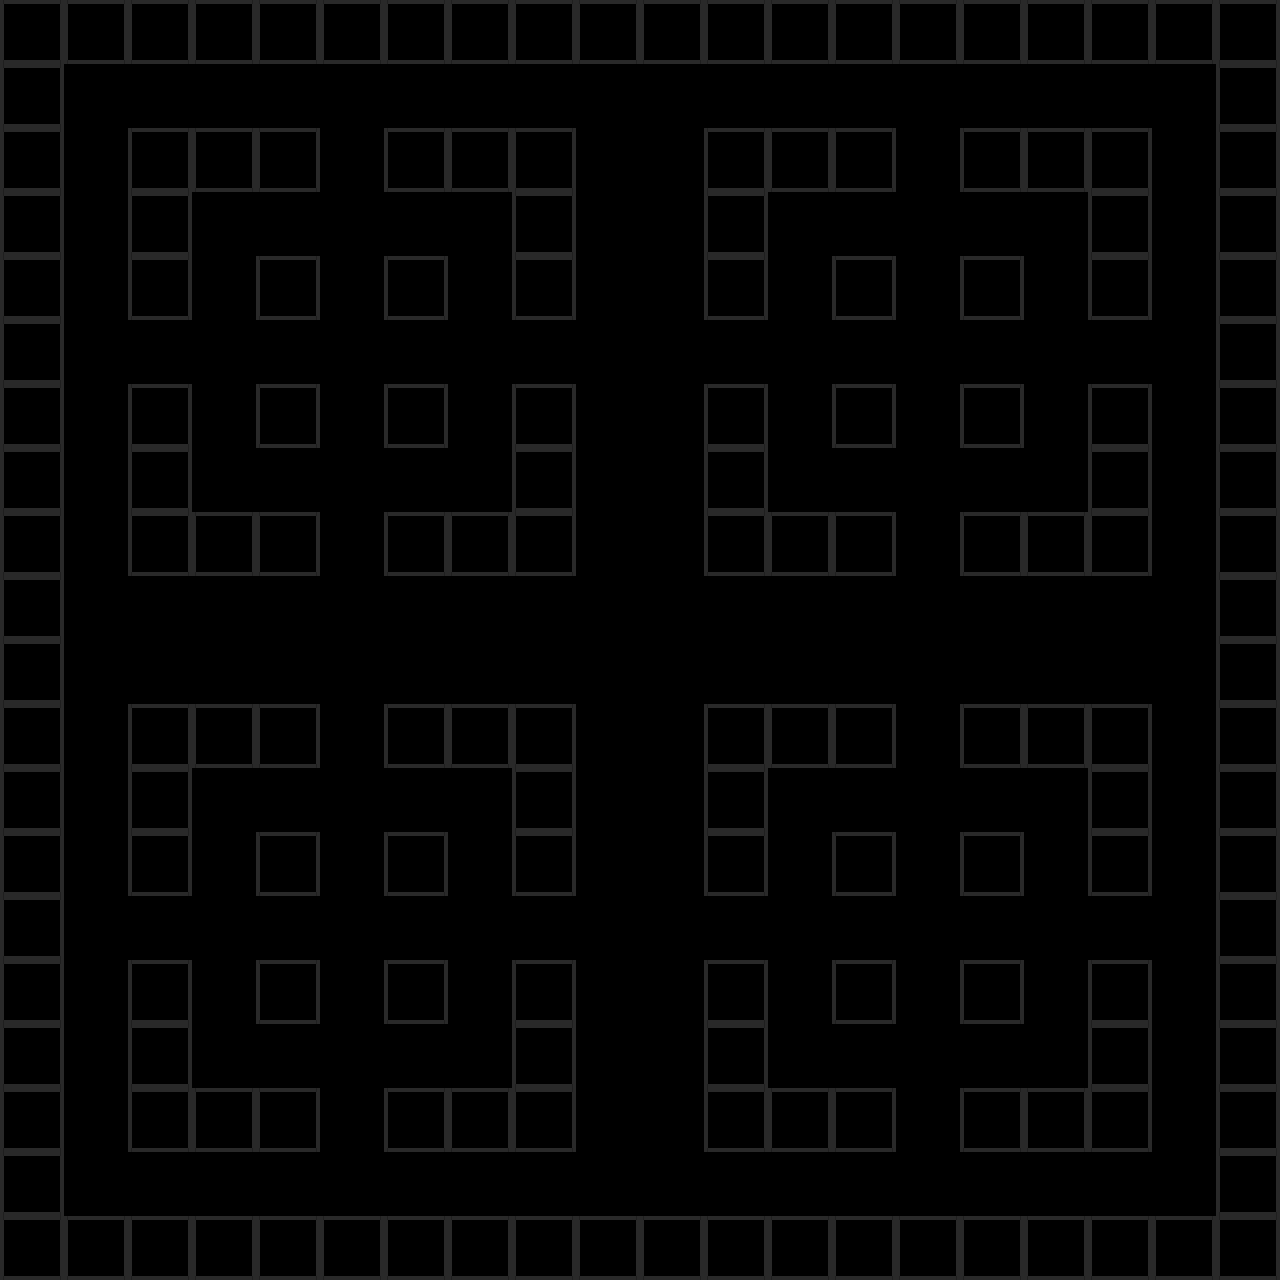

This is a level from a 2D game, rendered from its Tiled map with the project's own tilesets. A one-line summary and the map file follow, with tile-layer data summarised:
An orthogonal 20x20 tile map with 64x64 px tiles, 1 tile layer (Kachelebene 1) and 77 objects.

<map version="1.0" orientation="orthogonal" renderorder="right-down" width="20" height="20" tilewidth="64" tileheight="64" nextobjectid="97">
 <tileset firstgid="1" source="TankTrouble.tsx" />
 <layer name="Kachelebene 1" width="20" height="20">
  <data>[400 cells, 172 non-empty, 1 distinct tile ids]</data>
 </layer>
 <objectgroup name="Collision" visible="0">
  <object id="3" x="1216" y="0" width="64" height="1280" />
  <object id="4" x="0" y="1216" width="1216" height="64" />
  <object id="6" x="0" y="0" width="64" height="1216" />
  <object id="7" x="64" y="0" width="1152" height="64" />
  <object id="16" x="128" y="128" width="192" height="64" />
  <object id="17" x="128" y="192" width="64" height="128" />
  <object id="18" x="256" y="256" width="64" height="64" />
  <object id="19" x="384" y="256" width="64" height="64" />
  <object id="20" x="384" y="128" width="192" height="64" />
  <object id="21" x="512" y="192" width="64" height="128" />
  <object id="22" x="512" y="384" width="64" height="192" />
  <object id="23" x="384" y="512" width="128" height="64" />
  <object id="24" x="384" y="384" width="64" height="64" />
  <object id="25" x="256" y="384" width="64" height="64" />
  <object id="26" x="128" y="384" width="64" height="192" />
  <object id="27" x="192" y="512" width="128" height="64" />
  <object id="28" x="128" y="704" width="192" height="64" />
  <object id="29" x="384" y="704" width="192" height="64" />
  <object id="30" x="512" y="768" width="64" height="128" />
  <object id="31" x="512" y="960" width="64" height="192" />
  <object id="32" x="384" y="1088" width="128" height="64" />
  <object id="33" x="128" y="1088" width="192" height="64" />
  <object id="34" x="128" y="960" width="64" height="128" />
  <object id="35" x="128" y="768" width="64" height="128" />
  <object id="36" x="256" y="832" width="64" height="64" />
  <object id="37" x="384" y="832" width="64" height="64" />
  <object id="39" x="384" y="960" width="64" height="64" />
  <object id="40" x="256" y="960" width="64" height="64" />
  <object id="41" x="704" y="704" width="192" height="64" />
  <object id="42" x="704" y="768" width="64" height="128" />
  <object id="43" x="960" y="704" width="192" height="64" />
  <object id="44" x="1088" y="768" width="64" height="128" />
  <object id="45" x="1088" y="960" width="64" height="192" />
  <object id="46" x="960" y="1088" width="128" height="64" />
  <object id="47" x="704" y="1088" width="192" height="64" />
  <object id="48" x="704" y="960" width="64" height="128" />
  <object id="49" x="832" y="960" width="64" height="64" />
  <object id="50" x="832" y="832" width="64" height="64" />
  <object id="51" x="960" y="832" width="64" height="64" />
  <object id="52" x="960" y="960" width="64" height="64" />
  <object id="53" x="704" y="128" width="64" height="192" />
  <object id="54" x="704" y="384" width="64" height="192" />
  <object id="57" x="1088" y="384" width="64" height="192" />
  <object id="58" x="1088" y="128" width="64" height="192" />
  <object id="59" x="960" y="128" width="128" height="64" />
  <object id="60" x="768" y="128" width="128" height="64" />
  <object id="61" x="832" y="256" width="64" height="64" />
  <object id="62" x="832" y="384" width="64" height="64" />
  <object id="63" x="960" y="384" width="64" height="64" />
  <object id="64" x="960" y="256" width="64" height="64" />
  <object id="65" x="768" y="512" width="128" height="64" />
  <object id="66" x="960" y="512" width="128" height="64" />
 </objectgroup>
 <objectgroup name="TankSpawnPoints" visible="0">
  <object id="67" x="64" y="64" width="64" height="64" />
  <object id="68" x="320" y="320" width="64" height="64" />
  <object id="69" x="64" y="320" width="64" height="64" />
  <object id="71" x="576" y="320" width="128" height="64" />
  <object id="72" x="576" y="64" width="128" height="64" />
  <object id="73" x="576" y="1152" width="128" height="64" />
  <object id="74" x="576" y="896" width="128" height="64" />
  <object id="75" x="576" y="576" width="128" height="128" />
  <object id="77" x="896" y="576" width="64" height="128" />
  <object id="78" x="320" y="576" width="64" height="128" />
  <object id="80" x="320" y="896" width="64" height="64" />
  <object id="81" x="64" y="896" width="64" height="64" />
  <object id="83" x="64" y="576" width="64" height="128" />
  <object id="84" x="64" y="1152" width="64" height="64" />
  <object id="85" x="1152" y="1152" width="64" height="64" />
  <object id="86" x="1152" y="896" width="64" height="64" />
  <object id="87" x="896" y="896" width="64" height="64" />
  <object id="89" x="896" y="1152" width="64" height="64" />
  <object id="90" x="320" y="1152" width="64" height="64" />
  <object id="91" x="1152" y="576" width="64" height="128" />
  <object id="92" x="1152" y="320" width="64" height="64" />
  <object id="93" x="896" y="320" width="64" height="64" />
  <object id="94" x="896" y="64" width="64" height="64" />
  <object id="95" x="1152" y="64" width="64" height="64" />
  <object id="96" x="320" y="64" width="64" height="64" />
 </objectgroup>
</map>
